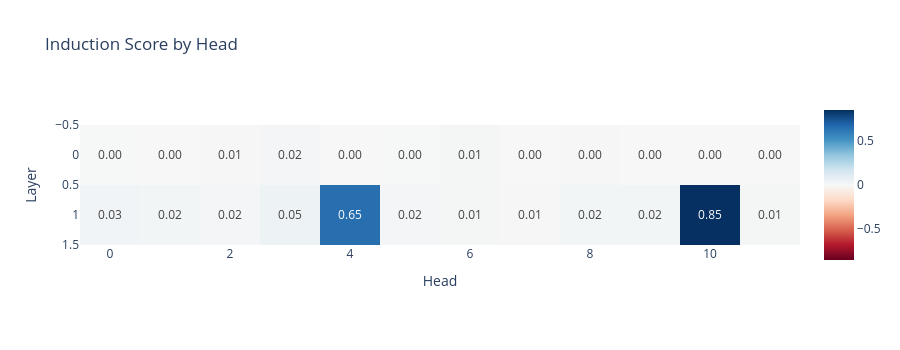

This figure's notebook cell:
### Markdown cell above
### Exercise - calculate induction scores with hooks

> ```yaml
> Difficulty: 🔴🔴🔴⚪⚪
> Importance: 🔵🔵🔵🔵⚪
> 
> You shouldn't spend more than 15-20 minutes on this exercise.
> This is our first exercise with hooks, which are an absolutely vital TransformerLens tool. Use the hints if you're stuck.
> ```

To start with, we'll look at how hooks can be used to get the same results as from the previous section (where we ran our induction head detector functions on the values in the cache).

Most of the code has already been provided for you below; the only thing you need to do is **implement the `induction_score_hook` function**. As mentioned, this function takes two arguments: the activation value (which in this case will be our attention pattern) and the hook object (which gives us some useful methods and attributes that we can access in the function, e.g. `hook.layer()` to return the layer, or `hook.name` to return the name, which is the same as the name in the cache).

Your function should do the following:

* Calculate the induction score for the attention pattern `pattern`, using the same methodology as you used in the previous section when you wrote your induction head detectors.
    * Note that this time, the batch dimension is greater than 1, so you should compute the average attention score over the batch dimension.
    * Also note that you are computing the induction score for all heads at once, rather than one at a time. You might find the arguments `dim1` and `dim2` of the `torch.diagonal` function useful.
* Write this score to the tensor `induction_score_store`, which is a global variable that we've provided for you. The `[i, j]`th element of this tensor should be the induction score for the `j`th head in the `i`th layer.

### Code cell
seq_len = 50
batch_size = 10
rep_tokens_10 = generate_repeated_tokens(model, seq_len, batch_size)

# We make a tensor to store the induction score for each head.
# We put it on the model's device to avoid needing to move things between the GPU and CPU,
# which can be slow.
induction_score_store = t.zeros((model.cfg.n_layers, model.cfg.n_heads), device=model.cfg.device)


def induction_score_hook(pattern: Float[Tensor, "batch head_index dest_pos source_pos"], hook: HookPoint):
    """
    Calculates the induction score, and stores it in the [layer, head] position of the
    `induction_score_store` tensor.
    """
    # print(induction_score_store.shape)
    # print(pattern.shape)
    diag = pattern.diagonal(offset=1-seq_len, dim1=-2, dim2=-1)
    # print(diag.shape)
    avg = diag.mean(dim=0).mean(dim=1)
    # print(avg.shape)
    induction_score_store[hook.layer()] = avg


# We make a boolean filter on activation names, that's true only on attention pattern names
pattern_hook_names_filter = lambda name: name.endswith("pattern")

# Run with hooks (this is where we write to the `induction_score_store` tensor`)
model.run_with_hooks(
    rep_tokens_10,
    return_type=None,  # For efficiency, we don't need to calculate the logits
    fwd_hooks=[(pattern_hook_names_filter, induction_score_hook)],
)

# Plot the induction scores for each head in each layer
imshow(
    induction_score_store,
    labels={"x": "Head", "y": "Layer"},
    title="Induction Score by Head",
    text_auto=".2f",
    width=900,
    height=350,
)

### Figure 1 — Plotly figure (JSON) as saved in the notebook; plotly's stock layout.template omitted (floating-point values rounded to 4 significant figures)
{"data": [{"coloraxis": "coloraxis", "hovertemplate": "Head: %{x}<br>Layer: %{y}<br>color: %{z}<extra></extra>", "name": "0", "texttemplate": "%{z:.2f}", "type": "heatmap", "xaxis": "x", "yaxis": "y", "z": [[0.00315, 0.0007341, 0.005682, 0.01736, 0.0005278, 0.003645, 0.01334, 4.182e-09, 0.004872, 0.0003094, 0.00049, 0.0005623], [0.02616, 0.02131, 0.01797, 0.04634, 0.6473, 0.01667, 0.01233, 0.006512, 0.0221, 0.02108, 0.8507, 0.01408]]}], "layout": {"coloraxis": {"autocolorscale": false, "cmid": 0, "colorscale": [[0, "rgb(103,0,31)"], [0.1, "rgb(178,24,43)"], [0.2, "rgb(214,96,77)"], [0.3, "rgb(244,165,130)"], [0.4, "rgb(253,219,199)"], [0.5, "rgb(247,247,247)"], [0.6, "rgb(209,229,240)"], [0.7, "rgb(146,197,222)"], [0.8, "rgb(67,147,195)"], [0.9, "rgb(33,102,172)"], [1, "rgb(5,48,97)"]]}, "height": 350, "title": {"text": "Induction Score by Head"}, "width": 900, "xaxis": {"anchor": "y", "constrain": "domain", "domain": [0, 1], "scaleanchor": "y", "title": {"text": "Head"}}, "yaxis": {"anchor": "x", "autorange": "reversed", "constrain": "domain", "domain": [0, 1], "title": {"text": "Layer"}}}}
